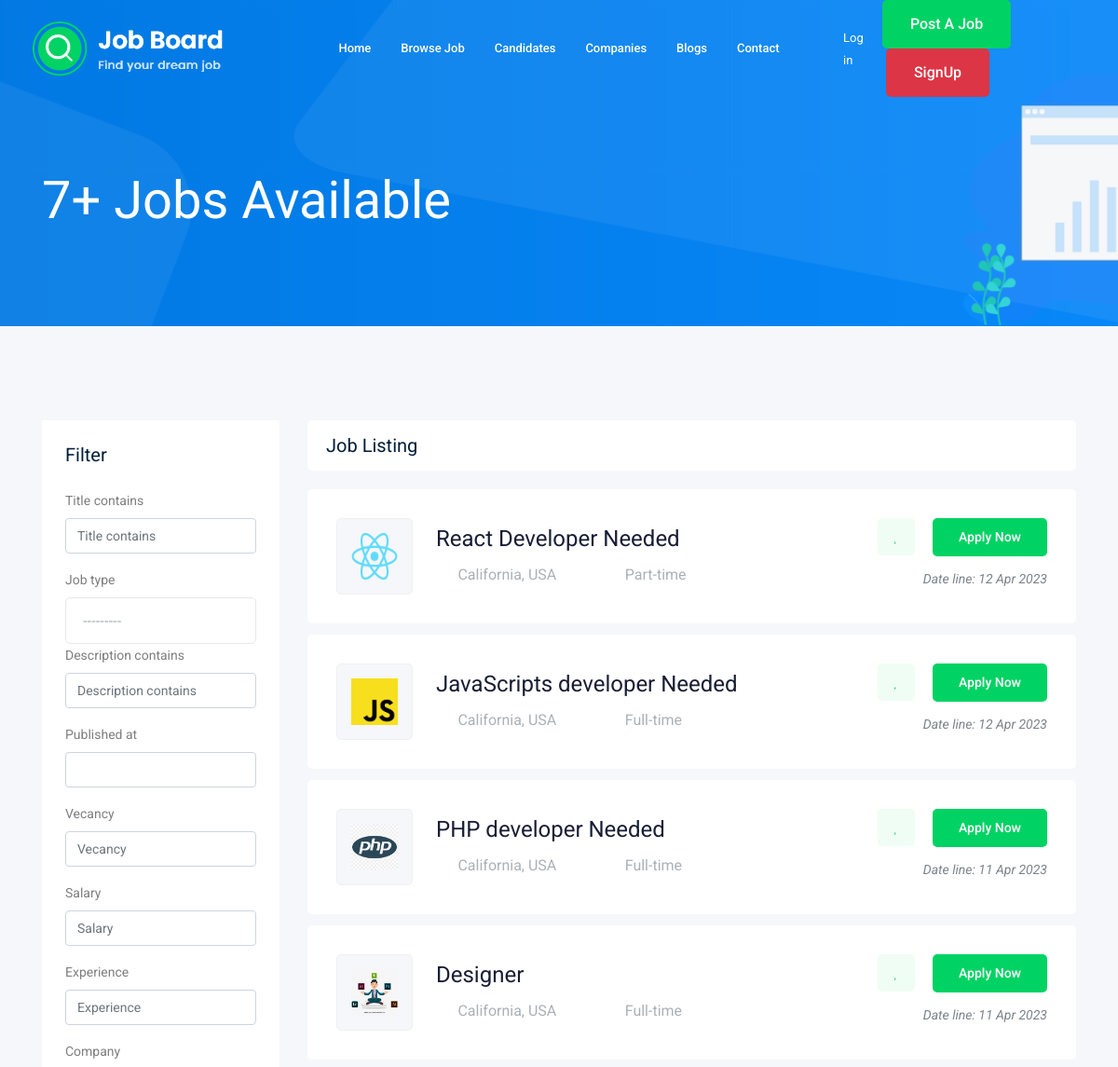
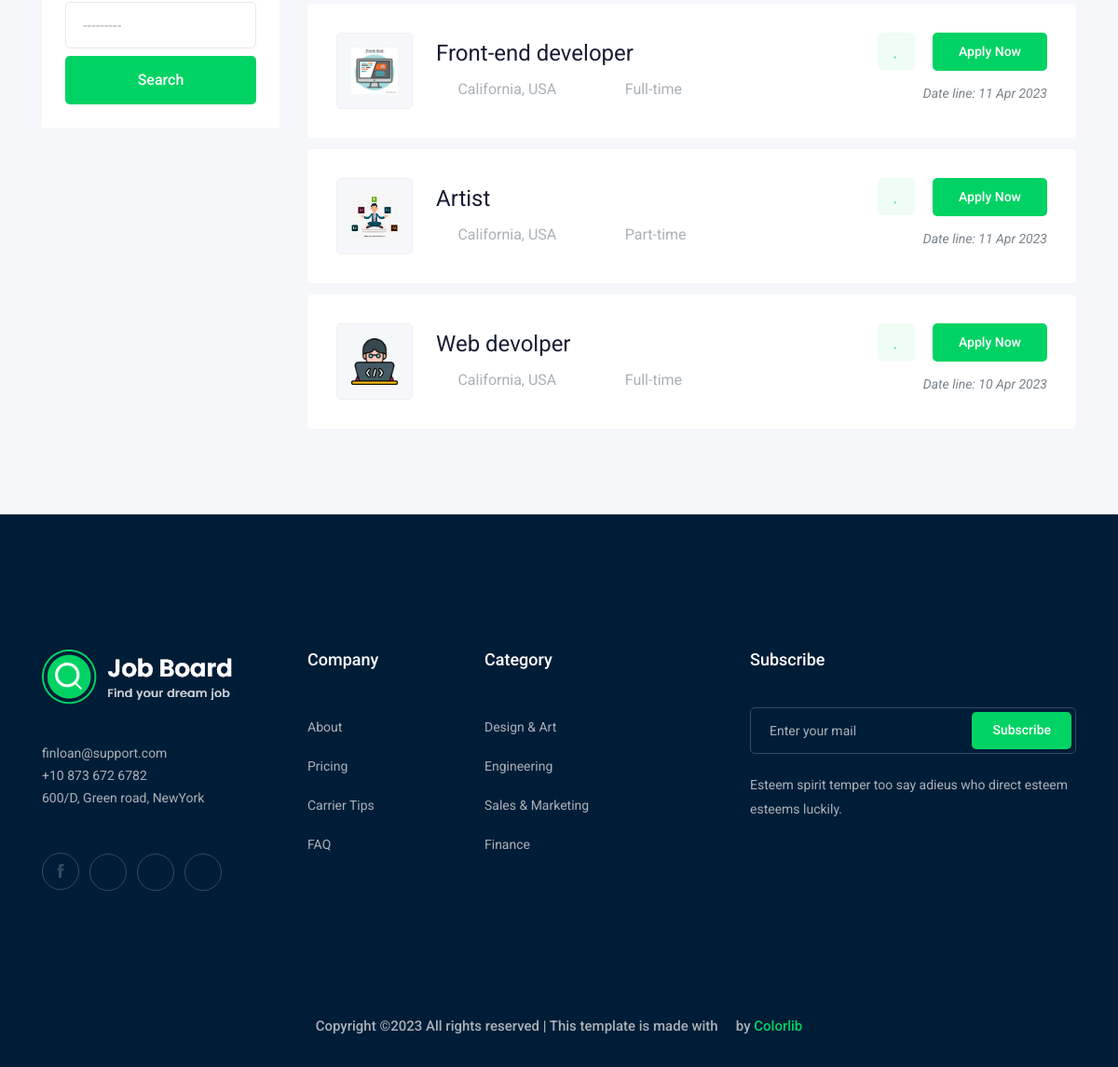
The app's page /Jobs/ with its own data (2 pictures, top to bottom).
### job/models.py (models this page shows, shortened)
class Job(models.Model):
    owner=models.ForeignKey(User,related_name='owner',on_delete=models.CASCADE)
    title=models.CharField(max_length=100)
    job_type=models.CharField(max_length=15,choices=JOB_TYEP)
    description= models.TextField(max_length=1000)
    published_at=models.DateTimeField(auto_now=True)
    vecancy= models.SmallIntegerField(default=1)
    salary=models.IntegerField(default=0)
    experience=models.SmallIntegerField(default=0)
    photo=models.ImageField(upload_to=upload_pics, height_field=None, width_field=None, max_length=None)
    category=models.ForeignKey(Category,name='category',on_delete=models.CASCADE)
    slug= models.SlugField(null=True,blank=True)
    company=models.ForeignKey(Company,related_name='companyName',on_delete=models.CASCADE)
    class Meta:
        verbose_name = 'Job'
        verbose_name_plural = 'Jobs'
        ordering = ['-published_at']
        get_latest_by ='-published_at'

### job/views.py (the view)
# urls.py: path('',views.job_list,name='job_list'),
def job_list(request):
    jobs=Job.objects.all()
    filter=JobFilter(request.GET, queryset=jobs)
    jobs=filter.qs
    categories=Category.objects.all()
    paginator = Paginator(jobs, 10)
    page_number = request.GET.get('page')
    page_obj = paginator.get_page(page_number)
    context={'Jobs':page_obj,"Categories":categories , "count":jobs.count(), 'myfilter':filter}
    return render(request,'job/jobs.html',context)

### accounts/models.py (called while the page is built)
    def __str__(self):
        return self.company_name

### templates/job/jobs.html (shortened to what this page needs)
{% extends 'base.html' %}
{% load static %}
{% load django_bootstrap5 %}
{% block content %}
    <div class="bradcam_area bradcam_bg_1">
        <div class="container">
            <div class="row">
                <div class="col-xl-12">
                    <div class="bradcam_text">
                        <h3>{{count}}+ Jobs Available</h3>
                    </div>
                </div>
            </div>
        </div>
    </div>
    <div class="job_listing_area plus_padding">
        <div class="container">
            <div class="row">
                <div class="col-lg-3">
                    <div class="job_filter white-bg">
                        <div class="form_inner white-bg">
                            <h3>Filter</h3>
                            <form method='GET'>
                             {% bootstrap_form myfilter.form %}
                             <button  class="boxed-btn3 w-100 mt-2" type="submit">Search</button>
                            </form>
                        </div>
                    </div>
                </div>
                <div class="col-lg-9">
                    <div class="recent_joblist_wrap">
                        <div class="recent_joblist white-bg ">
                            <div class="row align-items-center">
                                <div class="col-md-6">
                                    <h4>Job Listing</h4>
                                </div>
                            </div>
                        </div>
                    </div>
                    <div class="job_lists m-0">
                        <div class="row">
                            {% for job in Jobs %}
                            <div class="col-lg-12 col-md-12">
                                <div class="single_jobs white-bg d-flex justify-content-between">
                                    <div class="jobs_left d-flex align-items-center">
                                        <div class="thumb">
                                            <img src="{{ job.photo.url }}" class='w-100 h-100' alt="">
                                        </div>
                                        <div class="jobs_conetent">
                                            <a href="{% url 'job:job_detail' job.slug %}"><h4>{{ job.title }}</h4></a>
                                            <div class="links_locat d-flex align-items-center">
                                                <div class="location">
                                                    <p> <i class="fa fa-map-marker"></i> California, USA</p>
                                                </div>
                                                <div class="location">
                                                    <p> <i class="fa fa-clock-o"></i> {{job.job_type}}</p>
                                                </div>
                                            </div>
                                        </div>
                                    </div>
                                    <div class="jobs_right">
                                        <div class="apply_now">
                                            <a class="heart_mark" href="#"> <i class="fa fa-heart"></i> </a>
                                            <a href="{% url 'job:job_detail' job.slug %}" class="boxed-btn3">Apply Now</a>
                                        </div>
                                        <div class="date">
                                            <p>Date line: {{ job.published_at|date:'d M Y' }}</p>
                                        </div>
                                    </div>
                                </div>
                            </div>
                            {% endfor %}
                        </div>
                    </div>
                </div>
            </div>
        </div>
    </div>
{% endblock %}

### templates/base.html (shortened to what this page needs)
<!doctype html>
<html class="no-js" lang="zxx">
<head>
    {% load static %}
    <link rel="stylesheet" href="{% static 'css/bootstrap.min.css' %}">
    <link rel="stylesheet" href="{% static 'css/owl.carousel.min.css' %}">
    <link rel="stylesheet" href="{% static 'css/magnific-popup.css' %}">
    <link rel="stylesheet" href="{% static 'css/font-awesome.min.css' %}">
    <link rel="stylesheet" href="{% static 'css/themify-icons.css' %}">
    <link rel="stylesheet" href="{% static 'css/nice-select.css' %}">
    <link rel="stylesheet" href="{% static 'css/flaticon.css' %}">
    <link rel="stylesheet" href="{% static 'css/gijgo.css' %}">
    <link rel="stylesheet" href="{% static 'css/animate.min.css' %}">
    <link rel="stylesheet" href="{% static 'css/slicknav.css' %}">
    <link rel="stylesheet" href="{% static 'css/style.css' %}">
</head>
<body>
    <header>
        <div class="header-area ">
            <div id="sticky-header" class="main-header-area">
                <div class="container-fluid ">
                    <div class="header_bottom_border">
                        <div class="row align-items-center">
                            <div class="col-xl-3 col-lg-2">
                                <div class="logo">
                                    <a href="{% url 'home:index' %}">
                                        <img src="{% static 'img/logo.png' %}" alt="">
                                    </a>
                                </div>
                            </div>
                            <div class="col-xl-6 col-lg-7">
                                <div class="main-menu  d-none d-lg-block">
                                    <nav>
                                        <ul id="navigation">
                                            <li><a href="{% url 'home:index' %}">home</a></li>
                                            <li><a href="{% url 'job:job_list' %}">Browse Job</a></li>
                                            <li><a href="{% url 'accounts:candidates' %}">Candidates </a></li>
                                            <li><a href="{% url 'accounts:companies' %}">Companies </a></li>
                                            <li><a href="{% url 'blog:blogs' %} ">blogs </a> </li>
                                            <li><a href="{% url 'new_message' %}">Contact</a></li>
                                        </ul>
                                    </nav>
                                </div>
                            </div>
                            <div class="col-xl-3 col-lg-3 d-none d-lg-block">
                                <div class="Appointment">
                                    <div class="phone_num d-none d-xl-block">
                                        {% if user.is_authenticated %}
                                        <a href="{% url 'logout' %}">Log out</a>
                                        {% else %}
                                        <a href="{% url 'login' %}">Log in</a>
                                        {% endif %}
                                    </div>
                                    <div class="d-none d-lg-block">
                                        <a class="boxed-btn3" href="{% url 'job:add_job' %}">Post a Job</a>
                                        {% if user.is_authenticated  %}
                                        <a class="boxed-btn3 bg-danger ml-1" href="{% url 'accounts:profile' %}">Profile</a>
                                        {% else %}
                                        <a class="boxed-btn3 bg-danger ml-1" href="{% url 'accounts:signup' %}">SignUp</a>
                                        {% endif %}
                                    </div>
                                </div>
                            </div>
                            <div class="col-12">
                            </div>
                        </div>
                    </div>
                </div>
            </div>
        </div>
    </header>
   {% block content %}
   {% endblock content %}
    <footer class="footer">
        <div class="footer_top">
            <div class="container">
                <div class="row">
                    <div class="col-xl-3 col-md-6 col-lg-3">
                        <div class="footer_widget wow fadeInUp" data-wow-duration="1s" data-wow-delay=".3s">
                            <div class="footer_logo">
                                <a href="#">
                                    <img src="{% static 'img/logo.png' %}" alt="">
                                </a>
                            </div>
                            <p>
                                finloan@support.com <br>
                                +10 873 672 6782 <br>
                                600/D, Green road, NewYork
                            </p>
                            <div class="socail_links">
                                <ul>
                                    <li>
                                        <a href="#">
                                            <i class="ti-facebook"></i>
                                        </a>
                                    </li>
                                    <li>
                                        <a href="#">
                                            <i class="fa fa-google-plus"></i>
                                        </a>
                                    </li>
                                    <li>
                                        <a href="#">
                                            <i class="fa fa-twitter"></i>
                                        </a>
                                    </li>
                                    <li>
                                        <a href="#">
                                            <i class="fa fa-instagram"></i>
                                        </a>
                                    </li>
                                </ul>
                            </div>
                        </div>
                    </div>
                    <div class="col-xl-2 col-md-6 col-lg-2">
                        <div class="footer_widget wow fadeInUp" data-wow-duration="1.1s" data-wow-delay=".4s">
                            <h3 class="footer_title">
                                Company
                            </h3>
                            <ul>
                                <li><a href="#">About </a></li>
                                <li><a href="#"> Pricing</a></li>
                                <li><a href="#">Carrier Tips</a></li>
                                <li><a href="#">FAQ</a></li>
                            </ul>
                        </div>
                    </div>
                    <div class="col-xl-3 col-md-6 col-lg-3">
                        <div class="footer_widget wow fadeInUp" data-wow-duration="1.2s" data-wow-delay=".5s">
                            <h3 class="footer_title">
                                Category
                            </h3>
                            <ul>
                                <li><a href="#">Design & Art</a></li>
                                <li><a href="#">Engineering</a></li>
                                <li><a href="#">Sales & Marketing</a></li>
                                <li><a href="#">Finance</a></li>
                            </ul>
                        </div>
                    </div>
                    <div class="col-xl-4 col-md-6 col-lg-4">
                        <div class="footer_widget wow fadeInUp" data-wow-duration="1.3s" data-wow-delay=".6s">
                            <h3 class="footer_title">
                                Subscribe
                            </h3>
                            <form action="#" class="newsletter_form">
                                <input type="text" placeholder="Enter your mail">
                                <button type="submit">Subscribe</button>
                            </form>
                            <p class="newsletter_text">Esteem spirit temper too say adieus who direct esteem esteems
                                luckily.</p>
                        </div>
                    </div>
                </div>
            </div>
        </div>
        <div class="copy-right_text wow fadeInUp" data-wow-duration="1.4s" data-wow-delay=".3s">
            <div class="container">
                <div class="row">
                    <div class="col-xl-12">
                        <p class="copy_right text-center">
Copyright &copy;<script>document.write(new Date().getFullYear());</script> All rights reserved | This template is made with <i class="fa fa-heart-o" aria-hidden="true"></i> by <a href="https://colorlib.com" target="_blank">Colorlib</a>
                        </p>
                    </div>
                </div>
            </div>
        </div>
    </footer>
</body>
</html>

### records on screen
Job: photo (picture), title "React Developer Needed", job_type "Part-time", published_at "12 Apr 2023"
Job: photo (picture), title "JavaScripts developer Needed", job_type "Full-time", published_at "12 Apr 2023"
Job: photo (picture), title "PHP developer Needed", job_type "Full-time", published_at "11 Apr 2023"
Job: photo (picture), title "Designer", job_type "Full-time", published_at "11 Apr 2023"
Job: photo (picture), title "Front-end developer", job_type "Full-time", published_at "11 Apr 2023"
Job: photo (picture), title "Artist", job_type "Part-time", published_at "11 Apr 2023"
Job: photo (picture), title "Web devolper", job_type "Full-time", published_at "10 Apr 2023"

### other values on screen
{{ count }} "7"
